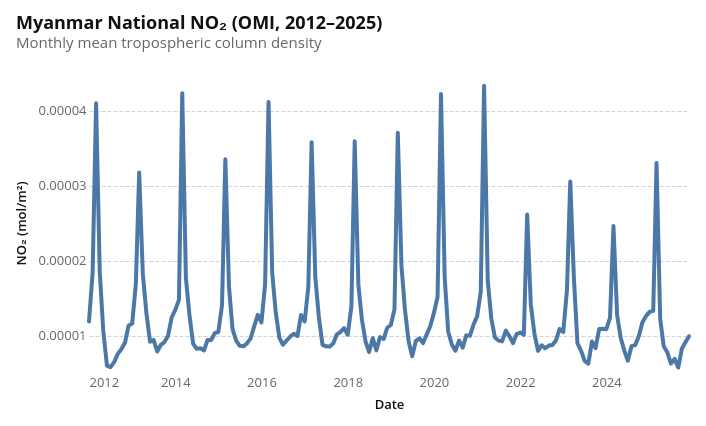

Here is the notebook cell this chart was saved with:
### Markdown cell above
## NO₂ Trend (OMI, 2012–2025)

The OMI instrument provides a 13-year monthly record of tropospheric NO₂ over Myanmar. There's a noticeable decline in NO₂ levels starting in early 2021, following the coup.

### Code cell
nearest = alt.selection_point(
    nearest=True, on="pointerover", fields=["date"], empty=False
)

base = alt.Chart(omi_monthly.reset_index()).encode(
    x=alt.X("date:T", title="Date"),
)

monthly_line = base.mark_line().encode(
    y=alt.Y("no2:Q", title="NO₂ (mol/m²)", scale=alt.Scale(zero=False)),
)

rules = (
    base.mark_rule(color="gray")
    .encode(
        opacity=alt.when(nearest).then(alt.value(0.3)).otherwise(alt.value(0)),
        tooltip=[
            alt.Tooltip("date:T", title="Month", format="%Y-%m"),
            alt.Tooltip("no2:Q", title="NO₂", format=".3e"),
        ],
    )
    .add_params(nearest)
)

chart = (
    (monthly_line + rules)
    .properties(width=600, height=300)
    .properties(
        title=alt.Title(
            text="Myanmar National NO₂ (OMI, 2012–2025)",
            subtitle="Monthly mean tropospheric column density",
        )
    )
)
chart

### Figure 1 — Vega-Lite specification as saved in the notebook (floating-point values rounded to 4 significant figures; data arrays with more than 128 entries replaced by an {"elided": "..."} marker saying what was removed)
{"config": {"background": "white", "padding": 15, "mark": {"tooltip": true}, "point": {"filled": true, "size": 60, "stroke": "white", "strokeWidth": 1}, "circle": {"filled": true, "stroke": "white", "strokeWidth": 1}, "square": {"filled": true, "stroke": "white", "strokeWidth": 1}, "line": {"strokeWidth": 4, "strokeCap": "round", "strokeJoin": "round"}, "bar": {"cornerRadiusEnd": 0}, "area": {"opacity": 0.7}, "arc": {"stroke": "white", "strokeWidth": 1}, "rect": {"stroke": "#8A969F", "strokeWidth": 0.5}, "geoshape": {"stroke": "#666666", "strokeWidth": 0.3, "strokeJoin": "round", "strokeCap": "round"}, "title": {"font": "Open Sans, sans-serif", "fontSize": 18, "fontWeight": 700, "lineHeight": 22, "color": "#111111", "anchor": "start", "offset": 21, "subtitleFont": "Open Sans, sans-serif", "subtitleFontSize": 15, "subtitleFontWeight": 400, "subtitleLineHeight": 18, "subtitleColor": "#666666", "subtitlePadding": 3}, "axis": {"domain": false, "grid": true, "gridColor": "#CED4DE", "gridDash": [4, 2], "gridWidth": 1, "labelFont": "Open Sans, sans-serif", "labelFontSize": 13, "labelFontWeight": 400, "labelColor": "#666666", "labelPadding": 3, "tickColor": "#CED4DE", "tickSize": 5, "tickCount": 5, "titleFont": "Open Sans, sans-serif", "titleFontSize": 13, "titleFontWeight": 600, "titleColor": "#111111", "titlePadding": 9}, "axisX": {"grid": false, "tickSize": 0, "labelAngle": 0}, "axisY": {"domain": false, "ticks": false, "gridColor": "#CED4DE", "gridDash": [4, 2], "gridWidth": 1}, "axisQuantitative": {"tickCount": 5}, "axisBand": {"labelPadding": 6, "tickSize": 0}, "axisTemporal": {"grid": false}, "legend": {"labelFont": "Open Sans, sans-serif", "labelFontSize": 13, "labelFontWeight": 600, "labelColor": "#111111", "titleFont": "Open Sans, sans-serif", "titleFontSize": 13, "titleFontWeight": 600, "titleColor": "#111111", "titlePadding": 3, "symbolSize": 196, "symbolStrokeWidth": 0, "padding": 15, "offset": 21, "columnPadding": 21, "orient": "bottom", "labelLimit": 200, "titleLimit": 200}, "view": {"stroke": null, "continuousWidth": 600, "continuousHeight": 400}, "range": {"category": ["#34A7F2", "#FF9800", "#664AB6", "#4EC2C0", "#F3578E", "#081079", "#0C7C68", "#AA0000", "#DDDA21"], "diverging": ["#920000", "#BD6126", "#E3A763", "#EFEFEF", "#80BDE7", "#3587C3", "#025288"], "heatmap": ["#E3F6FD", "#75CCEC", "#089BD4", "#0169A1", "#023B6F"], "ordinal": ["#E3F6FD", "#75CCEC", "#089BD4", "#0169A1", "#023B6F"], "ramp": ["#E3F6FD", "#75CCEC", "#089BD4", "#0169A1", "#023B6F"]}, "scale": {"bandPaddingInner": 0.2, "bandPaddingOuter": 0.1, "pointPadding": 0.5}, "header": {"labelFont": "Open Sans, sans-serif", "labelFontSize": 13, "labelFontWeight": 600, "labelColor": "#111111", "titleFont": "Open Sans, sans-serif", "titleFontSize": 15, "titleFontWeight": 600, "titleColor": "#111111"}, "concat": {"spacing": 18}, "facet": {"spacing": 18}, "selection": {"point": {"on": "click", "clear": "dblclick"}, "interval": {"mark": {"fill": "#0071BC", "fillOpacity": 0.15, "stroke": "#0071BC", "strokeWidth": 1}}}}, "layer": [{"mark": {"type": "line"}, "encoding": {"x": {"field": "date", "title": "Date", "type": "temporal"}, "y": {"field": "no2", "scale": {"zero": false}, "title": "NO₂ (mol/m²)", "type": "quantitative"}}}, {"mark": {"type": "rule", "color": "gray"}, "encoding": {"opacity": {"condition": [{"param": "param_ee5dd68014745b8d", "value": 0.3, "empty": false}], "value": 0}, "tooltip": [{"field": "date", "format": "%Y-%m", "title": "Month", "type": "temporal"}, {"field": "no2", "format": ".3e", "title": "NO₂", "type": "quantitative"}], "x": {"field": "date", "title": "Date", "type": "temporal"}}, "name": "view_0806db888eed37e4_1"}], "data": {"name": "data-7dab6ab5ce681e98f2bca08838739f56"}, "height": 300, "params": [{"name": "param_ee5dd68014745b8d", "select": {"type": "point", "fields": ["date"], "nearest": true, "on": "pointerover"}, "views": ["view_0806db888eed37e4_1"]}], "title": {"text": "Myanmar National NO₂ (OMI, 2012–2025)", "subtitle": "Monthly mean tropospheric column density"}, "width": 600, "$schema": "https://vega.github.io/schema/vega-lite/v6.1.0.json", "datasets": {"data-7dab6ab5ce681e98f2bca08838739f56": {"elided": "168 records"}}}
